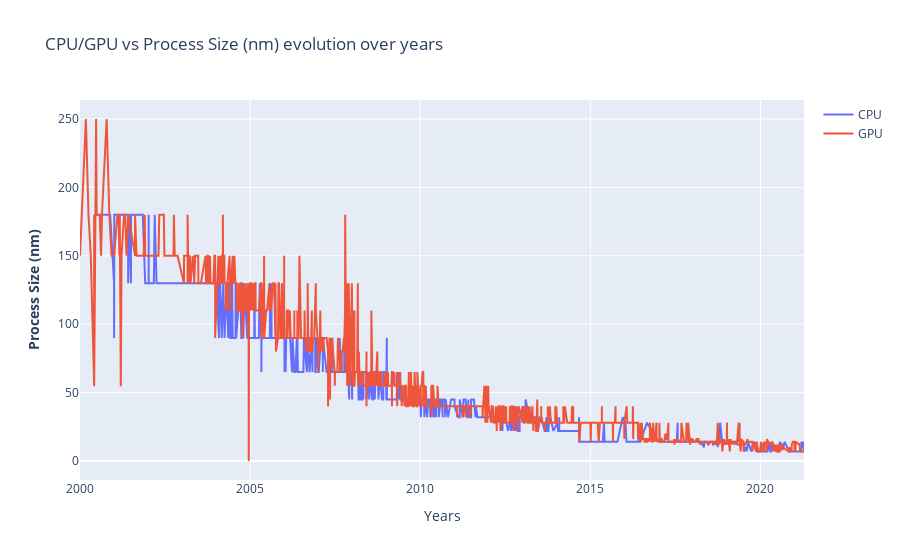

Here is the notebook cell this chart was saved with:
### Markdown cell above
### Análise - Proccess Size

### Code cell
fig = make_subplots()

# Add traces
fig.add_trace(
    go.Scatter(x= df_cpu.index, y=df_cpu["Process Size (nm)"] ,name= "CPU")
)

fig.add_trace(
    go.Scatter(x= df_gpu.index,y= df_gpu["Process Size (nm)"], name= "GPU")
)

# Add figure title
fig.update_layout(
    title_text="CPU/GPU vs Process Size (nm) evolution over years"
)

# Set x-axis title
fig.update_xaxes(title_text="Years")

# Set y-axes titles
fig.update_yaxes(title_text="<b>Process Size (nm)</b>", secondary_y=False)

fig.show()

### Figure 1 — Plotly figure (JSON) as saved in the notebook; plotly's stock layout.template omitted (floating-point values rounded to 4 significant figures; data arrays with more than 128 entries replaced by an {"elided": "..."} marker saying what was removed)
{"data": [{"name": "CPU", "type": "scatter", "x": {"elided": "2140 str values"}, "y": {"elided": "2140 int values"}}, {"name": "GPU", "type": "scatter", "x": {"elided": "2603 str values"}, "y": {"elided": "2603 float values"}}], "layout": {"title": {"text": "CPU/GPU vs Process Size (nm) evolution over years"}, "xaxis": {"anchor": "y", "domain": [0, 1], "title": {"text": "Years"}}, "yaxis": {"anchor": "x", "domain": [0, 1], "title": {"text": "<b>Process Size (nm)</b>"}}}}
